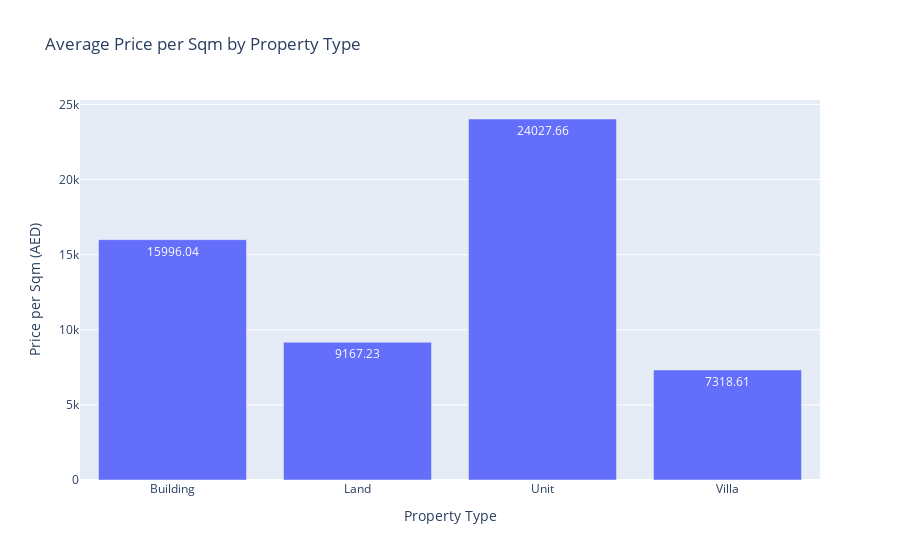

This figure's notebook cell:
### Markdown cell above
### Price per Sqm (Meter Sale Price)

### Code cell
# Average price per sqft for each property type
price_per_sqm = transactions_satwa.groupby('property_type_en')['meter_sale_price'].mean()

# Bar chart for price per sqft
price_per_sqm_fig = px.bar(price_per_sqm, title="Average Price per Sqm by Property Type",
                            labels={'property_type_en': 'Property Type', 'value': 'Price per Sqm (AED)'},
                            text=(price_per_sqm.values).round(2))
# Hide the legend
price_per_sqm_fig.update_layout(showlegend=False)
price_per_sqm_fig.write_image(f"{output_dir}/price_per_sqm.png")
price_per_sqm_fig.show()

print("Average price per sqft for each property type:")
print(price_per_sqm)

### Figure 1 — Plotly figure (JSON) as saved in the notebook; plotly's stock layout.template omitted (floating-point values rounded to 4 significant figures)
{"data": [{"alignmentgroup": "True", "hovertemplate": "variable=meter_sale_price<br>Property Type=%{x}<br>Price per Sqm (AED)=%{y}<br>text=%{text}<extra></extra>", "legendgroup": "meter_sale_price", "marker": {"color": "#636efa", "pattern": {"shape": ""}}, "name": "meter_sale_price", "offsetgroup": "meter_sale_price", "orientation": "v", "showlegend": true, "text": [16000.0, 9167.0, 24030.0, 7319.0], "textposition": "auto", "type": "bar", "x": ["Building", "Land", "Unit", "Villa"], "xaxis": "x", "y": [16000.0, 9167.0, 24030.0, 7319.0], "yaxis": "y"}], "layout": {"barmode": "relative", "legend": {"title": {"text": "variable"}, "tracegroupgap": 0}, "showlegend": false, "title": {"text": "Average Price per Sqm by Property Type"}, "xaxis": {"anchor": "y", "domain": [0, 1], "title": {"text": "Property Type"}}, "yaxis": {"anchor": "x", "domain": [0, 1], "title": {"text": "Price per Sqm (AED)"}}}}
